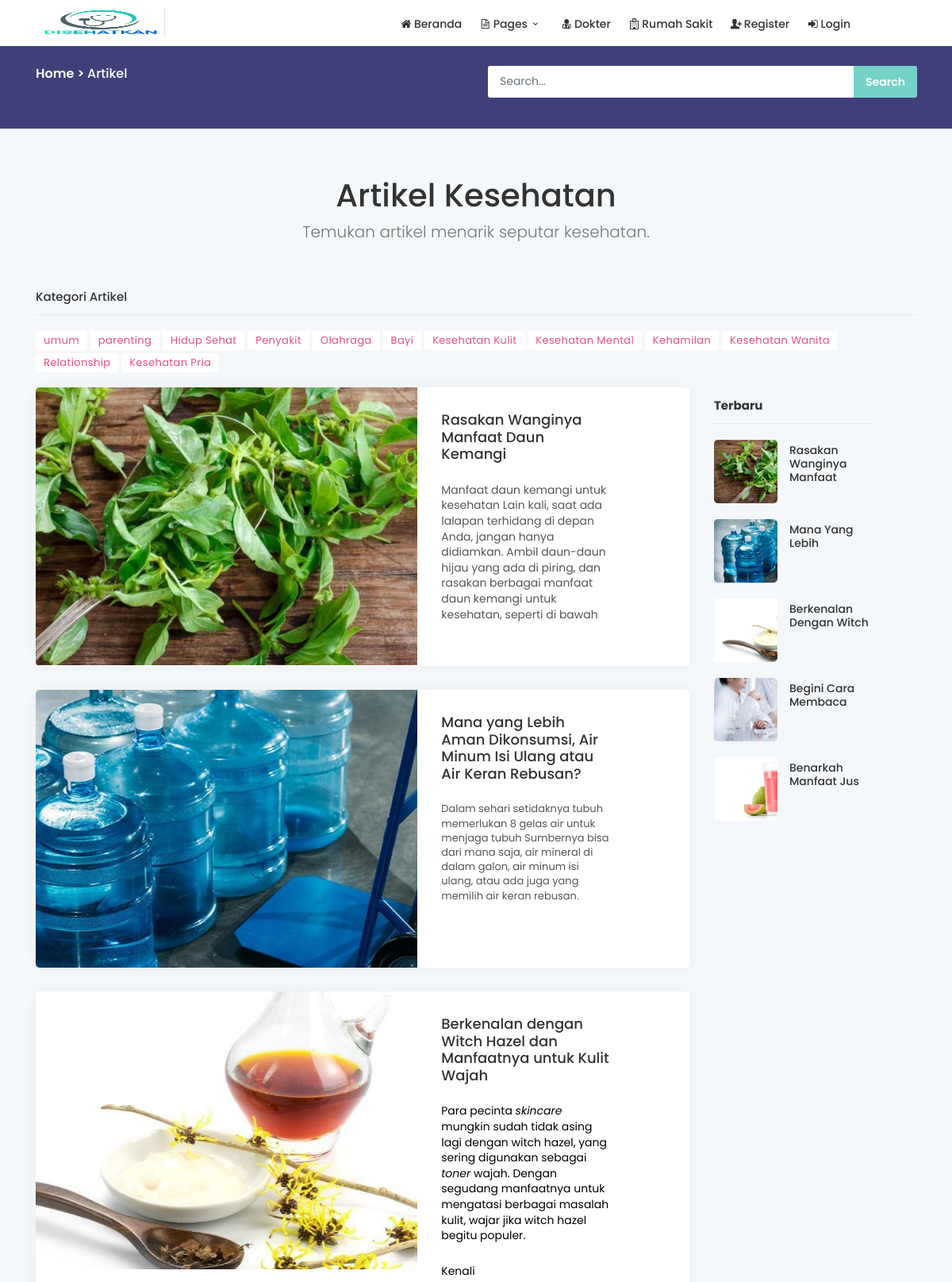
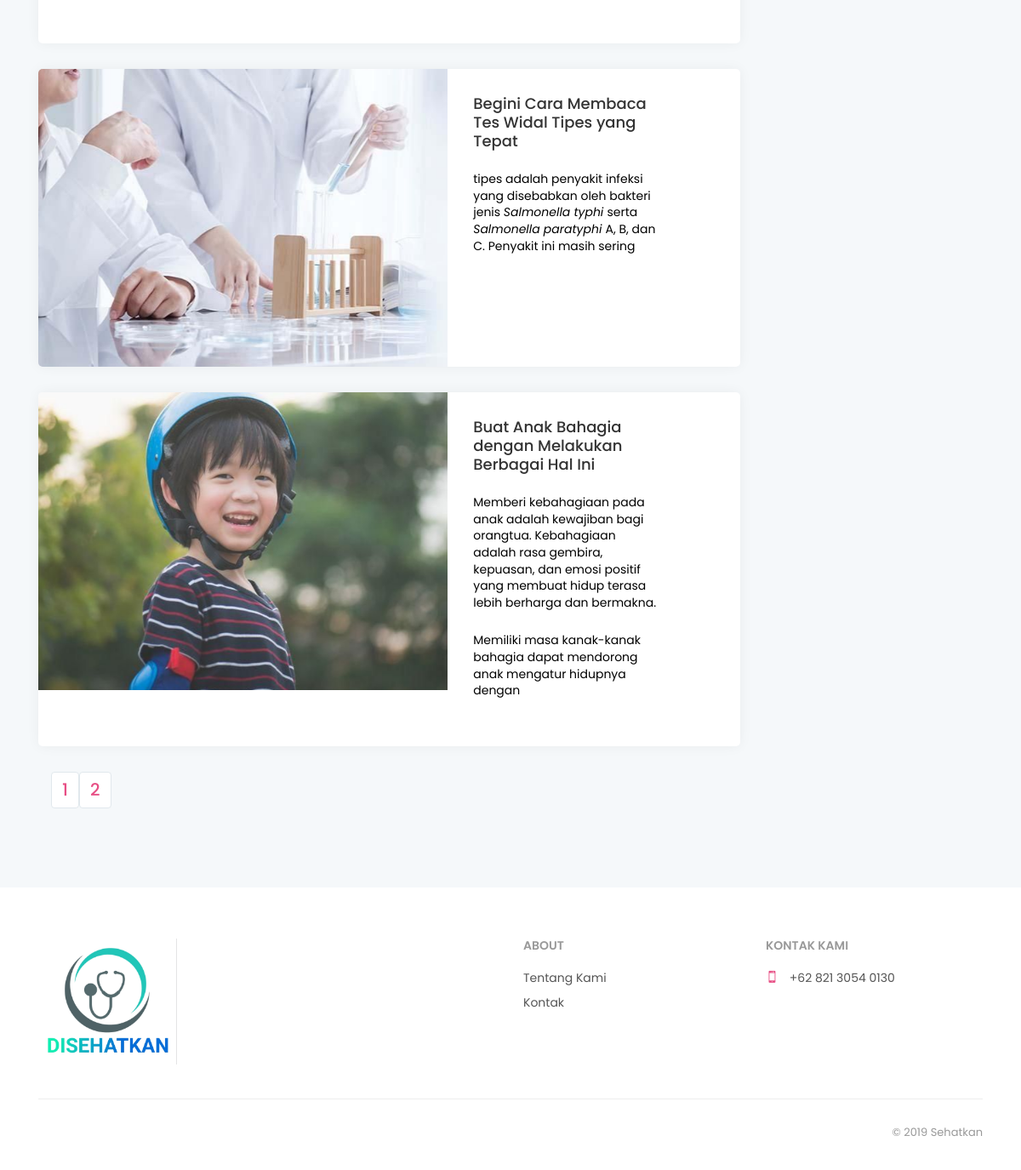
The page /html_menu_1/artikel.php on the database its author committed (2 pictures, top to bottom).
### tables this page shows
CREATE TABLE `kategori_artikel` (
  `id_kategori_artikel` int(11) NOT NULL,
  `nama_kategori_artikel` varchar(20) NOT NULL
);

CREATE TABLE `artikel` (
  `id_artikel` int(11) NOT NULL,
  `foto_artikel` text NOT NULL,
  `judul_artikel` text NOT NULL,
  `isi_artikel` text NOT NULL,
  `id_kategori_artikel` int(11) NOT NULL,
  `tingkat` varchar(30) NOT NULL,
  `id_dokter` int(11) DEFAULT NULL,
  `status` varchar(30) NOT NULL
);

### html_menu_1/artikel.php (the view, shortened to what this page needs)
<?php
	require 'koneksi.php';
	$page = isset($_GET['page']) ? $_GET['page'] : 1;
	$perPage = 5;
	$offset = ($page - 1) * $perPage;
	$sql = "SELECT * FROM artikel WHERE status='disetujui' LIMIT $perPage OFFSET $offset";
	$result = $koneksi->query($sql);
	$totalSql = "SELECT COUNT(*) AS total FROM artikel";
	$totalResult = $koneksi->query($totalSql);
	$totalRow = $totalResult->fetch_assoc();
	$totalItems = $totalRow['total'];
	$totalPages = ceil($totalItems / $perPage);
?>
<html lang="en">
<head>
	<link href="css/bootstrap.min.css" rel="stylesheet">
	<link href="css/style.css" rel="stylesheet">
	<link href="css/menu.css" rel="stylesheet">
	<link href="css/vendors.css" rel="stylesheet">
	<link href="css/icon_fonts/css/all_icons_min.css" rel="stylesheet">
    <link href="css/blog.css" rel="stylesheet">
	<link href="css/custom.css" rel="stylesheet">
</head>
<body>
	<?php require 'component/header.php'; ?>
	<main>
		<div id="breadcrumb">
			<div class="container">
				<div class="row">
	               <div class="col-md-6">
	                   <h6 style="color:white;"><strong>Home > </strong> Artikel</h6>
	               </div>
	               <div class="col-md-6">
	               		<form method="GET" action="artikel.php" class="search_bar_list">
							<input class="form-control" type="text" placeholder="Search..." aria-label="Search" name="query">
							<input type="submit" value="Search">
						</form>
	                </div>
            	</div>
         	</div>
		</div>
		<div class="container margin_60">
			<div class="main_title">
				<h1>Artikel Kesehatan</h1>
				<p>Temukan artikel menarik seputar kesehatan.</p>
			</div>
			<div class="widget">
				<div class="widget-title">
					<h4>Kategori Artikel</h4>
				</div>
				<div class="tags">
					<?php
						$tipe_query=mysqli_query($koneksi,"SELECT * FROM kategori_artikel");
						while ($data=mysqli_fetch_array($tipe_query)) {						?>
							<a href="artikel-category.php?id=<?php echo $data['id_kategori_artikel'] ?>">
								<?php echo $data['nama_kategori_artikel'] ?>
							</a>
							<?php } ?>
				</div>
			</div>
			<div class="row">
				<div class="col-lg-9">
					<?php while ($data=mysqli_fetch_array($result)) {
						$pisah=explode(" ",$data['isi_artikel']);
					?>
					<article class="blog wow fadeIn">
						<div class="row no-gutters">
							<div class="col-lg-7">
								<figure>
									<a href="artikel-post.php?id=<?php echo $data['id_artikel'] ?>"><img src="../admin_section/img/<?php echo $data['foto_artikel'] ?>" alt=""><div class="preview"><span>Read more</span></div></a>
								</figure>
							</div>
							<div class="col-lg-4">
								<div class="post_info">
									<h3><a href="artikel-post.php?id=<?php echo $data['id_artikel'] ?>"><?php echo $data['judul_artikel']; ?></a></h3>
									<p>
										<?php for($i=0; $i < 34; $i++){echo $pisah[$i]." ";};?>
									</p>
								</div>
							</div>
						</div>
					</article>
					<?php } ?>
				</div>
				<aside class="col-md-12">
					<div class="widget">
						<div class="widget-title">
							<h4><b>Terbaru</b></h4>
							<?php $query1=mysqli_query($koneksi,"SELECT * FROM artikel ORDER BY id_artikel LIMIT 5") ?>
						</div>
						<ul class="comments-list">
							<?php while ($data1=mysqli_fetch_array($query1)) {
								$pisah1=explode(" ",$data1['judul_artikel']);
							?>
							<li>
								<div class="alignleft">
									<a href=""><img src="../admin_section/img/<?php echo $data1['foto_artikel'] ?>" alt=""></a>
								</div>
								<h3><a href="artikel-post.php?id=<?php echo $data1['id_artikel'] ?>" title=""><?php for($i=0; $i < 3; $i++){echo $pisah1[$i]." ";};?></a></h3>
							</li>
							<?php } ?>
						</ul>
					</div>
				</aside>
			</div>
			<?php
				echo "<div class='container'>";
				echo "<ul class='pagination justify-content-left'>";
				for ($i = 1; $i <= $totalPages; $i++) {
				    echo "<h5><li class='page-item'><a class='page-link' href='?page=$i'>$i</a></li></h5>";
				}
				echo "</ul>";
				echo "</div>";
			?>
		</div>
	</main>
	<?php require 'component/footer.php'; ?>
</body>
</html>

### html_menu_1/component/header.php (shortened to what this page needs)
<?php
$nama='';
?>
<header class="header_sticky">
		<div class="container">
			<div class="row">
				<div class="col-lg-3 col-6">
					<div id="logo">
						<a href="index.php" title="Findoctor"><img src="img/logo1.png" data-retina="true" alt="" width="163" height="36"></a>
					</div>
				</div>
				<nav class="col-md-9 ">
					<ul id="top_access">
						<li id="user">
						</li>
					</ul>
					<div class="main-menu">
						<ul>
							<li class="submenu">
								<a href="index.php" class="show-submenu"><i class="icon-home"></i>Beranda</a>
							</li>
							<li class="submenu">
								<a href="#0" class="show-submenu"><i class="icon-doc-text"></i>Pages<i class="icon-down-open-mini"></i></a>
							</li>
							<li><a href="dokter.php"><i class="icon-user-md"></i>Dokter</a></li>
							<li><a href="rs.php"><i class="icon-hospital"></i>Rumah Sakit</a></li>
							<?php
								if ($nama!='') {
							?>
							<li><a href="logout.php"><i class="icon-logout"></i>Logout</a></li>
							<?php
								}
								else{
							?>
								<li><a href="register.php"><i class="icon-user-add"></i>Register</a></li>
								<li><a href="login.php"><i class="icon-login"></i>Login</a></li>
							<?php } ?>
						</ul>
					</div>
				</nav>
			</div>
		</div>
	</header>

### html_menu_1/component/footer.php
<footer>
		<div class="container margin_60_35">
			<div class="row">
				<div class="col-lg-3 col-md-12">
					<p>
						<a href="index.html" title="Findoctor">
							<img src="img/logo1.png" data-retina="true" alt="" width="163" height="36" class="img-fluid">
						</a>
					</p>
				</div>
				<div class="col-lg-3 col-md-4">
				</div>
				<div class="col-lg-3 col-md-4">
					<h5>About</h5>
					<ul class="links">
						<li><a href="#">Tentang Kami</a></li>
						<li><a href="#">Kontak</a></li>
					</ul>
				</div>
				<div class="col-lg-3 col-md-4">
					<h5>Kontak Kami</h5>
					<ul class="contacts">
						<li><a href="tel://082130540130"><i class="icon_mobile"></i> +62 821 3054 0130</a></li>
					</ul>
				</div>
			</div>
			<hr>
			<div class="row">
				<div class="col-md-8">
				</div>
				<div class="col-md-4">
					<div id="copy">© 2019 Sehatkan</div>
				</div>
			</div>
		</div>
	</footer>

### html_menu_1/css/menu.css (style rules this page uses)
.main-menu { position: relative; z-index: 9; width: auto; top: 11px; float: right; -moz-transition: all 0.3s ease-in-out; -o-transition: all 0.3s ease-in-out; -webkit-transition: all 0.3s ease-in-out; -ms-transition: all 0.3s ease-in-out; transition: all 0.3s ease-in-out; }
.main-menu ul, .main-menu ul li { position: relative; margin: 0; padding: 0; }
.main-menu ul a, .main-menu ul li a { position: relative; margin: 0; padding: 0; display: block; padding: 10px; }
.main-menu > ul > li > a { color: #333; padding: 0 8px 17px 8px; font-size: 14px; font-size: 0.875rem; font-weight: 500; }
@media only screen and (min-width: 992px) { .main-menu { width: auto; } }
@media only screen and (min-width: 992px) { .main-menu a { white-space: nowrap; } }
@media only screen and (min-width: 992px) { .main-menu ul li { display: inline-block; } }

### html_menu_1/css/blog.css (style rules this page uses)
article.blog { min-height: 200px; margin-bottom: 30px; background-color: #fff; -webkit-border-radius: 5px; -moz-border-radius: 5px; -ms-border-radius: 5px; border-radius: 5px; overflow: hidden; -webkit-box-shadow: 0px 0px 15px 0px rgba(0, 0, 0, 0.05); -moz-box-shadow: 0px 0px 15px 0px rgba(0, 0, 0, 0.05); box-shadow: 0px 0px 15px 0px rgba(0, 0, 0, 0.05); }
article.blog figure { height: 350px; overflow: hidden; position: relative; margin-bottom: 0; }
article.blog figure img { -webkit-transform: translate(-50%, -50%) scale(1); -moz-transform: translate(-50%, -50%) scale(1); -ms-transform: translate(-50%, -50%) scale(1); -o-transform: translate(-50%, -50%) scale(1); transform: translate(-50%, -50%) scale(1); -moz-transition: 0.3s; -webkit-transition: all 0.3s ease; transition: all 0.3s ease; width: auto; height: 400px; position: absolute; left: 50%; top: 50%; -webkit-backface-visibility: hidden; -moz-backface-visibility: hidden; -ms-backface-visibility: hidden; -o-backface-visibility: hidden; backface-visibility: hidden; }
article.blog .post_info { padding: 30px; position: relative; box-sizing: border-box; min-height: 350px; }
article.blog .post_info h3 { font-size: 1.125rem; }
article.blog .post_info h3 a { color: #333; }
.alignleft { float: left; margin: 0 15px 10px 0; width: 80px; height: 80px; overflow: hidden; -webkit-border-radius: 5px; -moz-border-radius: 5px; -ms-border-radius: 5px; border-radius: 5px; }
.alignleft img { width: auto; height: 80px; }
.comments-list { padding: 0; list-style: none; }
.comments-list h3 { font-size: 14px; padding: 0 0 0; margin-bottom: 0; margin-top: 5px; text-transform: capitalize; letter-spacing: 0; }
.comments-list h3 a { color: #333; }
.comments-list li { margin-bottom: 10px; display: table; width: 100%; }
.comments-list li:last-child { margin-bottom: 0; }
.widget-title { padding: 15px 0; margin-bottom: 20px; border-bottom: 1px solid #e1e8ed; }
.widget-title h4 { padding: 0; margin: 0; font-weight: 500; line-height: 1; font-size: 15px; font-size: 0.9375rem; }
.widget { position: relative; display: block; margin-bottom: 15px; }
.tags a { background-color: #fff; padding: 3px 10px; font-size: 13px; margin: 0 0 4px; letter-spacing: 0.4px; -webkit-border-radius: 3px; -moz-border-radius: 3px; -ms-border-radius: 3px; border-radius: 3px; display: inline-block; }

### rows shown on the page
kategori_artikel: nama_kategori_artikel "umum"
kategori_artikel: nama_kategori_artikel "parenting"
kategori_artikel: nama_kategori_artikel "Hidup Sehat"
kategori_artikel: nama_kategori_artikel "Penyakit"
kategori_artikel: nama_kategori_artikel "Olahraga"
kategori_artikel: nama_kategori_artikel "Bayi"
kategori_artikel: nama_kategori_artikel "Kesehatan Kulit"
kategori_artikel: nama_kategori_artikel "Kesehatan Mental"
kategori_artikel: nama_kategori_artikel "Kehamilan"
kategori_artikel: nama_kategori_artikel "Kesehatan Wanita"
kategori_artikel: nama_kategori_artikel "Relationship"
kategori_artikel: nama_kategori_artikel "Kesehatan Pria"
artikel: foto_artikel (picture), judul_artikel "Rasakan Wanginya Manfaat Daun Kemangi", i "Manfaat", i "daun", i "kemangi", i "untuk", i "kesehatan Lain", i "kali,", i "saat", i "ada", i "lalapan", i "terhidang", i "di", i "depan", i "Anda,", i "jangan", i "hanya", i "didiamkan.", i "Ambil", i "daun-daun", i "hijau", i "yang", i "piring,", i "dan", i "rasakan", i "berbagai", i "manfaat", i "kesehatan,", i "seperti", i "bawah", judul_artikel "Rasakan", judul_artikel "Wanginya", judul_artikel "Manfaat"
artikel: foto_artikel (picture), judul_artikel "Mana yang Lebih Aman Dikonsumsi, Air Minum Isi Ulang atau Air Keran Rebusan?", i "Dalam", i "sehari", i "setidaknya", i "tubuh", i "memerlukan", i "8", i "gelas", i "air", i "untuk", i "menjaga", i "Sumbernya", i "bisa", i "dari", i "mana", i "saja,", i "mineral", i "di", i "dalam", i "galon,", i "minum", i "isi", i "ulang,", i "atau", i "ada", i "juga", i "yang", i "memilih", i "keran", i "rebusan.", judul_artikel "Mana", judul_artikel "Yang", judul_artikel "Lebih"
artikel: foto_artikel (picture), judul_artikel "Berkenalan dengan Witch Hazel dan Manfaatnya untuk Kulit Wajah", i "Para", i "pecinta", i "skincare", i "mungkin", i "sudah", i "tidak", i "asing", i "lagi", i "dengan", i "witch", i "hazel,", i "yang", i "sering", i "digunakan", i "sebagai", i "toner", i "wajah.", i "Dengan", i "segudang", i "manfaatnya", i "untuk", i "mengatasi", i "berbagai", i "masalah", i "kulit,", i "wajar", i "jika", i "hazel", i "begitu", i "populer.", i "Kenali", judul_artikel "Berkenalan", judul_artikel "Dengan", judul_artikel "Witch"
artikel: foto_artikel (picture), judul_artikel "Begini Cara Membaca Tes Widal Tipes yang Tepat", i "tipes", i "adalah", i "penyakit", i "infeksi", i "yang", i "disebabkan", i "oleh", i "bakteri", i "jenis", i "Salmonella", i "typhi", i "serta", i "paratyphi", i "A,", i "B,", i "dan", i "C.", i "Penyakit", i "ini", i "masih", i "sering", judul_artikel "Begini", judul_artikel "Cara", judul_artikel "Membaca"
artikel: foto_artikel (picture), judul_artikel "Buat Anak Bahagia dengan Melakukan Berbagai Hal Ini", i "Memberi", i "kebahagiaan", i "pada", i "anak", i "adalah", i "kewajiban", i "bagi", i "orangtua.", i "Kebahagiaan", i "rasa", i "gembira,", i "kepuasan,", i "dan", i "emosi", i "positif", i "yang", i "membuat", i "hidup", i "terasa", i "lebih", i "berharga", i "bermakna. Memiliki", i "masa", i "kanak-kanak", i "bahagia", i "dapat", i "mendorong", i "mengatur", i "hidupnya", i "dengan"
artikel: foto_artikel (picture), judul_artikel "Benarkah", judul_artikel "Manfaat", judul_artikel "Jus"
